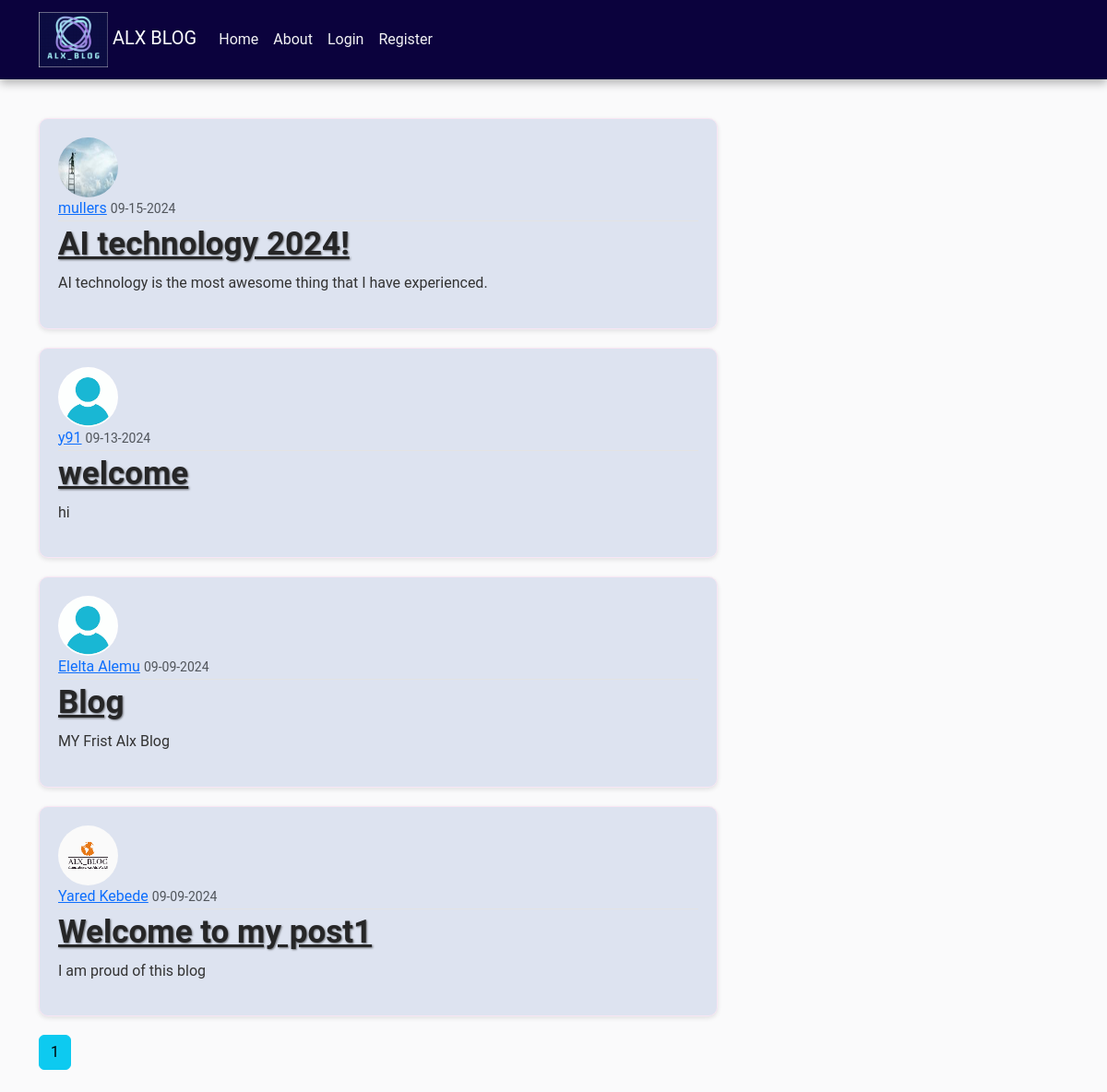
Page /home on the earlier database version.
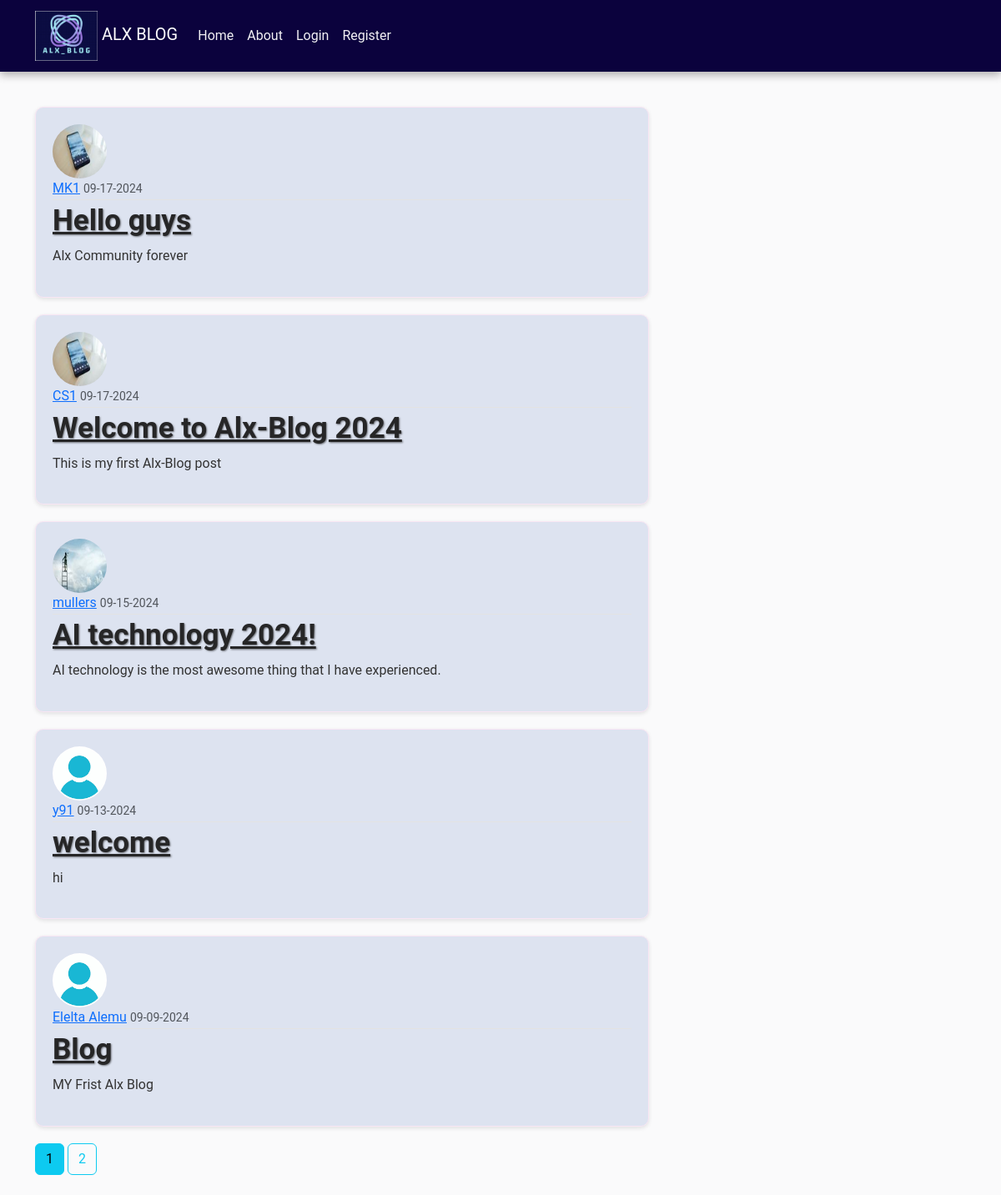
Same page on the later database version.
### alxblog/models.py (models this page shows, shortened)
class Post(db.Model):
    id = db.Column(db.Integer, primary_key=True)
    title = db.Column(db.String(150), nullable=False)
    date_posted = db.Column(db.DateTime, nullable=False, default=datetime.utcnow)
    content = db.Column(db.Text, nullable=False)
    user_id = db.Column(db.Integer, db.ForeignKey('user.id'), nullable=False)
    comments = db.relationship('Comment', backref='post', lazy=True)

class User(db.Model, UserMixin):
    id = db.Column(db.Integer, primary_key=True)
    username = db.Column(db.String(20), unique=True, nullable=False)
    email = db.Column(db.String(150), unique=True, nullable=False)
    image_file = db.Column(db.String(20), nullable=False, default='default.jpg')
    password = db.Column(db.String(60), nullable=False)
    posts = db.relationship('Post', backref='author', lazy=True)
    comments = db.relationship('Comment', back_populates='user', lazy=True)

### alxblog/routes.py (the view)
@app.route("/home")
def home():
    page = request.args.get('page', 1, type=int)
    posts = Post.query.order_by(Post.date_posted.desc()).paginate(page=page, per_page=5)
    return render_template('home.html', posts=posts, title='Home')

### alxblog/templates/home.html
{% extends "layout.html" %}
{% block content %}
{% for post in posts.items %}
 <article class="media content-section">
    <img class="rounded-circle article-img" src="{{ url_for('static', filename='profile_pics/' + post.author.image_file) }}">
    <div class="media-body">
      <div class="article-metadata">
        <a class="mr-2" href="#">{{ post.author.username }}</a>
        <small class="text-muted">{{ post.date_posted.strftime('%m-%d-%Y') }}</small>
      </div>
      <h2><a class="article-title" href="{{ url_for('post', post_id=post.id) }}">{{ post.title }}</a></h2>
      <p class="article-content">{{ post.content }}</p>
    </div>
  </article>
{% endfor %}
{% for page_num in posts.iter_pages(left_edge=1, right_edge=1, left_current=1, right_current=2) %}
{% if page_num %}
{% if posts.page == page_num%}
<a class="btn btn-info mb-4" href="{{ url_for('home', page=page_num) }}">{{ page_num }}</a>
{% else %}
<a class="btn btn-outline-info mb-4" href="{{ url_for('home', page=page_num) }}">{{ page_num }}</a>
{% endif %}
{% else %}
...
{% endif %}
{% endfor %}
{% endblock content %}

### alxblog/templates/layout.html (shortened to what this page needs)
<!DOCTYPE html>
<html>
<head>
    <link href="https://cdn.jsdelivr.net/npm/bootstrap@5.3.3/dist/css/bootstrap.min.css" rel="stylesheet">
    <link rel="stylesheet" type="text/css" href="{{ url_for('static', filename='main.css') }}">
</head>
<body>
    <header class="site-header">
        <nav class="navbar navbar-expand-md navbar-dark bg-steel fixed-top">
          <div class="container">
            <a class="navbar-brand mr-4" href="/"> <img src="{{ url_for('static', filename='profile_pics/logo2.png') }}" alt="Alx Blog Logo" style="height: 60px;"> ALX BLOG</a>
            <div class="collapse navbar-collapse" id="navbarToggle">
              <div class="navbar-nav mr-auto">
                <a class="nav-item nav-link" href="{{ url_for('home') }}">Home</a>
                <a class="nav-item nav-link" href="{{ url_for('about') }}">About</a>
              </div>
              <div class="navbar-nav">
                {% if current_user.is_authenticated %}
                <a class="nav-item nav-link" href="{{ url_for('new_post') }}">New Post</a>
                <a class="nav-item nav-link" href="{{ url_for('account') }}">Account</a>
                <a class="nav-item nav-link" href="{{ url_for('logout') }}">Logout</a>
                {% else %}
                <a class="nav-item nav-link" href="{{ url_for('login') }}">Login</a>
                <a class="nav-item nav-link" href="{{ url_for('register') }}">Register</a>
                {% endif %}
              </div>
            </div>
          </div>
        </nav>
      </header>
      <br>
      <br>
      <main role="main" class="container">
        <div class="row">
          <div class="col-md-8">
            {% block content %}{% endblock %}
          </div>
        </div>
      </main>
</body>
</html>

### alxblog/static/main.css (style rules this page uses)
body { background: #fafafb; font-family: "Roboto", sans-serif; font-size: medium; color: #333333; margin-top: 5rem; transition: background 0.5s ease; }
h1, h2, h3, h4, h5, h6 { font-size: 35px; color: #444444; text-shadow: 1px 1px 2px rgba(0, 0, 0, 0.5); }
.bg-steel { background-color: #0b023d; box-shadow: 0 4px 10px rgba(0, 0, 0, 0.3); }
.site-header .navbar-nav .nav-link { color: hsl(260, 11%, 95%); transition: color 0.3s ease; }
.content-section { background: #dde3f0; padding: 20px; border: 1px solid #f8e6f4; border-radius: 10px; margin-bottom: 20px; box-shadow: 0 2px 5px rgba(0, 0, 0, 0.1); transition: transform 0.3s ease; }
.article-title { color: #262627; font-weight: bold; }
.article-content { white-space: pre-line; line-height: 1.6; }
.article-img { height: 65px; width: 65px; margin-right: 16px; border-radius: 50%; }
.article-metadata { padding-bottom: 1px; margin-bottom: 4px; border-bottom: 1px solid #e3e3e3; }

Differences in the rows shown:
no longer on this page (row unchanged): Post: image_file (picture), author.username "Yared Kebede", date_posted "09-09-2024", title "Welcome to my post1", content "I am proud of this blog"
added Post: image_file (picture), author.username "MK1", date_posted "09-17-2024", title "Hello guys", content "Alx Community forever"
added Post: image_file (picture), author.username "CS1", date_posted "09-17-2024", title "Welcome to Alx-Blog 2024", content "This is my first Alx-Blog post"
Other differences:
new list line: "2"
